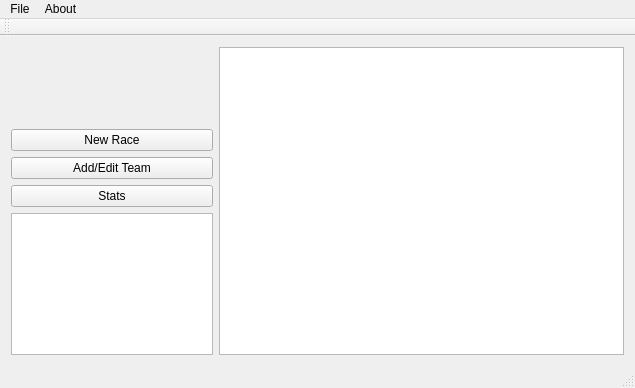
<?xml version="1.0" encoding="UTF-8"?>
<ui version="4.0">
 <class>WindowAdmin</class>
 <widget class="QMainWindow" name="WindowAdmin">
  <property name="geometry">
   <rect>
    <x>0</x>
    <y>0</y>
    <width>635</width>
    <height>388</height>
   </rect>
  </property>
  <property name="windowTitle">
   <string>WindowAdmin</string>
  </property>
  <widget class="QWidget" name="centralWidget">
   <layout class="QHBoxLayout" name="horizontalLayout_2" stretch="1,2">
    <property name="sizeConstraint">
     <enum>QLayout::SetMaximumSize</enum>
    </property>
    <item>
     <layout class="QVBoxLayout" name="verticalLayoutMenu" stretch="1,3">
      <item>
       <widget class="QWidget" name="widget" native="true"/>
      </item>
      <item>
       <layout class="QVBoxLayout" name="verticalLayoutButtons">
        <item>
         <widget class="QPushButton" name="ButtonNewRace">
          <property name="text">
           <string>New Race</string>
          </property>
         </widget>
        </item>
        <item>
         <widget class="QPushButton" name="ButtonAddEditTeam">
          <property name="text">
           <string>Add/Edit Team</string>
          </property>
         </widget>
        </item>
        <item>
         <widget class="QPushButton" name="ButtonStats">
          <property name="text">
           <string>Stats</string>
          </property>
         </widget>
        </item>
        <item>
         <spacer name="verticalSpacer">
          <property name="orientation">
           <enum>Qt::Vertical</enum>
          </property>
          <property name="sizeHint" stdset="0">
           <size>
            <width>20</width>
            <height>40</height>
           </size>
          </property>
         </spacer>
        </item>
        <item>
         <widget class="QTextBrowser" name="textBrowser"/>
        </item>
       </layout>
      </item>
     </layout>
    </item>
    <item>
     <layout class="QGridLayout" name="CurrentWindow">
      <item row="0" column="0">
       <widget class="QGraphicsView" name="graphicsView"/>
      </item>
     </layout>
    </item>
   </layout>
  </widget>
  <widget class="QMenuBar" name="menuBar">
   <property name="geometry">
    <rect>
     <x>0</x>
     <y>0</y>
     <width>635</width>
     <height>25</height>
    </rect>
   </property>
   <widget class="QMenu" name="menuFile">
    <property name="title">
     <string>File</string>
    </property>
    <addaction name="actionExit"/>
   </widget>
   <widget class="QMenu" name="menuAbout">
    <property name="title">
     <string>About</string>
    </property>
    <addaction name="actionAuthors"/>
    <addaction name="actionQT"/>
   </widget>
   <addaction name="menuFile"/>
   <addaction name="menuAbout"/>
  </widget>
  <widget class="QToolBar" name="mainToolBar">
   <attribute name="toolBarArea">
    <enum>TopToolBarArea</enum>
   </attribute>
   <attribute name="toolBarBreak">
    <bool>false</bool>
   </attribute>
  </widget>
  <widget class="QStatusBar" name="statusBar"/>
  <action name="actionExit">
   <property name="text">
    <string>Exit</string>
   </property>
  </action>
  <action name="actionAuthors">
   <property name="text">
    <string>Authors</string>
   </property>
  </action>
  <action name="actionQT">
   <property name="text">
    <string>QT</string>
   </property>
  </action>
 </widget>
 <layoutdefault spacing="6" margin="11"/>
 <resources/>
 <connections/>
</ui>
